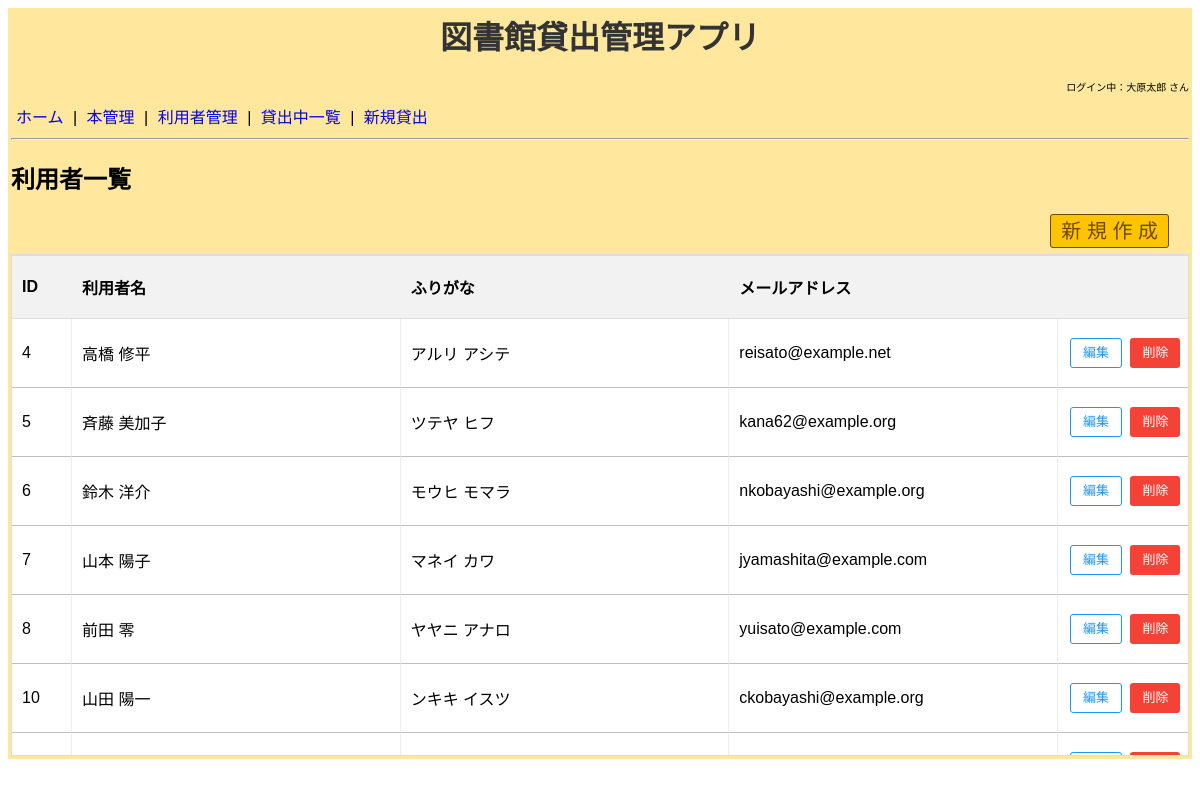
/users/, run on the app's committed database.
### models.py (models this page shows, shortened)
class User(db.Model):
    __tablename__ = 'users'
    user_id = db.Column(db.Integer, primary_key=True, autoincrement=True)
    name = db.Column(db.String(200), nullable=False)
    kana = db.Column(db.String(200), nullable=False)
    email = db.Column(db.String(200), nullable=False)
    created_at = db.Column(db.DateTime, nullable=False, default=db.func.now())
    deleted_at = db.Column(db.DateTime, nullable=True)
    borrows = db.relationship('Borrow', backref='user', lazy=True)

### application/users/views.py (the view)
@users_blueprint.route('/')
def index():
    edit_id = request.args.get('edit_id', type=int)
    list_users = User.query.filter(User.deleted_at.is_(None)).all()
    form = UserForm()
    borrowing_users = {
        b.user_id
        for b in Borrow.query.filter_by(returned_at=None).all()
    }
    return render_template('users/list.html',
                        list_users=list_users,
                        borrowing_users=borrowing_users,
                        edit_id=edit_id,
                        form=form)

### application/users/forms.py
class UserForm( FlaskForm ):
    name = StringField('お名前',
                       validators=[DataRequired(message="名前は必須です")])
    kana = StringField('ふりがな',
                       validators=[DataRequired(message="名前は必須です")])
    email = EmailField('メールアドレス',
                       validators=[DataRequired(message="メールアドレスは必須です"),
                        Email(message="正しいメールアドレスを入力してください")])
    submit = SubmitField('登録する')

### templates/users/list.html (shortened to what this page needs)
{% extends "base.html" %}
{% block content %}
    <h2>利用者一覧</h2>
    <div style="text-align: right; padding-right: 20px;">
        <a href="{{ url_for('users.new_user') }}" class="shinki-button">新 規 作 成</a>
    </div>
    <div class="table-wrapper">
        <table class="user-table">
            <colgroup>
                <col style="width: 60px;">
                <col class="col-name">
                <col class="col-name">
                <col class="col-name">
                <col style="width: 130px;">
            </colgroup>
            <thead>
                <tr>
                    <th>ID</th>
                    <th>利用者名</th>
                    <th>ふりがな</th>
                    <th>メールアドレス</th>
                    <th></th>
                </tr>
            </thead>
            <tbody>
                {% for user in list_users %}
                <tr>
                    <td>{{ user.user_id }}</td>
                    {% if user.user_id == edit_id %}
                        <td>
                            <input type="text" name="name" form="form-{{user.user_id}}"
                                value="{{ form.name.data if form.name.data is not none else user.name }}" class="table-input">
                            {% for error in form.name.errors %}<span class="error">{{ error }}</span>{% endfor %}
                        </td>
                        <td>
                            <input type="text" name="kana" form="form-{{user.user_id}}"
                                value="{{ form.kana.data if form.kana.data is not none else user.kana }}" class="table-input">
                            {% for error in form.kana.errors %}<span class="error">{{ error }}</span>{% endfor %}
                        </td>
                        <td>
                            <input type="email" name="email" form="form-{{user.user_id}}"
                                value="{{ form.email.data if form.email.data is not none else user.email }}" class="table-input">
                            {% for error in form.email.errors %}<span class="error">{{ error }}</span>{% endfor %}
                        </td>
                        <td class="actions">
                            <form id="form-{{user.user_id}}" action="{{ url_for('users.update_user', user_id=user.user_id) }}" method="POST">
                                {{ form.hidden_tag() }}
                                <input type="submit" value="確定" class="confirm-button">
                                <a href="{{ url_for('users.index') }}" class="cancel-link">キャンセル</a>
                            </form>
                        </td>
                    {% else %}
                        <td>{{ user.name }}</td>
                        <td>{{ user.kana }}</td>
                        <td>{{ user.email }}</td>
                        <td class="actions">
                            {% if user.user_id in borrowing_users %}
                                <a href="{{ url_for('users.index', edit_id=user.user_id) }}"
                                class="edit-button"
                                onclick="return confirm('貸出中の利用者です。\n変更しますか？')">
                                編集
                                </a>
                            {% else %}
                                <a href="{{ url_for('users.index', edit_id=user.user_id) }}"
                                class="edit-button">
                                編集
                                </a>
                            {% endif %}
                            <form action="{{ url_for('users.delete_user', user_id=user.user_id) }}" method="POST" style="display: inline;">
                                {% if user.user_id in borrowing_users %}
                                    <input type="button"
                                        value="削除"
                                        class="delete-button"
                                        onclick="alert('貸出中の利用者は削除できません。')">
                                {% else %}
                                    <form action="{{ url_for('users.delete_user', user_id=user.user_id) }}"
                                        method="POST"
                                        style="display: inline;">
                                        <input type="submit"
                                            value="削除"
                                            class="delete-button"
                                            onclick="return confirm('本当に削除しますか？')">
                                    </form>
                                {% endif %}
                            </form>
                        </td>
                    {% endif %}
                </tr>
                {% endfor %}
            </tbody>
        </table>
    </div>
{% endblock %}

### static/style.css (style rules this page uses)
.delete-button { background-color: #f44336; color: white; border: none; padding: 5px 10px; border-radius: 3px; cursor: pointer; font-size: 14px; margin-top: 5px; }
.table-wrapper { max-height: 500px; overflow-y: auto; border: 1px solid #ddd; margin-top: 10px; padding: 0; }
.user-table { width: 100%; border-collapse: separate; border-spacing: 0; table-layout: fixed; }
.user-table thead th { position: sticky; top: 0; z-index: 10; background-color: #f2f2f2; font-weight: bold; text-align: left; padding: 12px 10px; box-shadow: inset 0 -1px 0 #ddd, inset 0 1px 0 #ddd; }
.user-table th:first-child, .user-table td:first-child { border-left: none; }
.user-table td { padding: 10px; background-color: #fff; border-bottom: 1px solid #c0c0c0; border-right: 1px solid #eee; height: 48px; vertical-align: middle; }
.user-table th:last-child, .user-table td:last-child { border-right: none; }
.user-table th { background-color: #f2f2f2; padding: 10px; height: 40px; text-align: left; }
.actions { text-align: right; white-space: nowrap; padding-right: 15px; }
.delete-button { background-color: #f44336; color: white; border: none; padding: 5px 10px; border-radius: 3px; cursor: pointer; font-size: 14px; }
.edit-button { background-color: #ffffff; color: #2196F3; border: 1px solid #2196F3; padding: 5px 10px; border-radius: 3px; text-decoration: none; font-size: 14px; display: inline-block; cursor: pointer; }
.actions form { display: inline-flex; align-items: center; margin: 0; vertical-align: middle; }
.shinki-button { background-color: rgb(255, 196, 0); color: rgb(112, 73, 0); border: 1px solid #6e4b00; padding: 5px 10px; border-radius: 3px; font-size: 20px; cursor: pointer; text-decoration: none; }
.edit-button, .confirm-button, .delete-button { height: 30px; line-height: 28px; padding: 0 12px; display: inline-block; box-sizing: border-box; font-size: 13px; vertical-align: middle; margin: 0 2px; text-align: center; }

### data on the page
User: user_id "4", name "高橋 修平", kana "アルリ アシテ", email "reisato@example.net"
User: user_id "5", name "斉藤 美加子", kana "ツテヤ ヒフ", email "kana62@example.org"
User: user_id "6", name "鈴木 洋介", kana "モウヒ モマラ", email "nkobayashi@example.org"
User: user_id "7", name "山本 陽子", kana "マネイ カワ", email "jyamashita@example.com"
User: user_id "8", name "前田 零", kana "ヤヤニ アナロ", email "yuisato@example.com"
User: user_id "10", name "山田 陽一", kana "ンキキ イスツ", email "ckobayashi@example.org"
